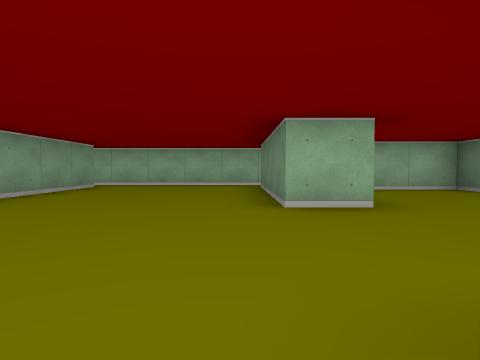
view 1 (above)

17 first-person views from a walk through a cub3D level. The camera is about half as high as the walls, tilts 2° down and sees 75° across. The floor is counted in squares. Each view is taken from the middle of a square. On the plan, view 1 faces up. The plan holds only what a view shows up to about 9 squares ahead; the rest is blank.

view 2
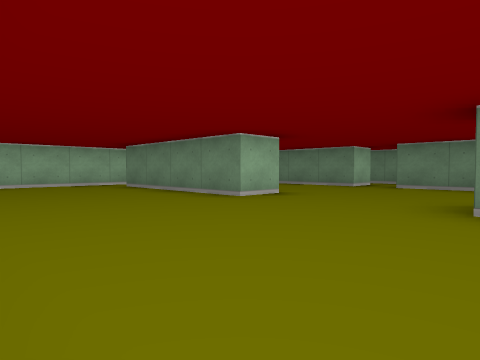

view 3
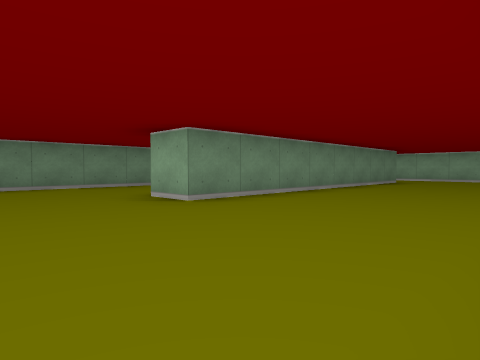

view 4
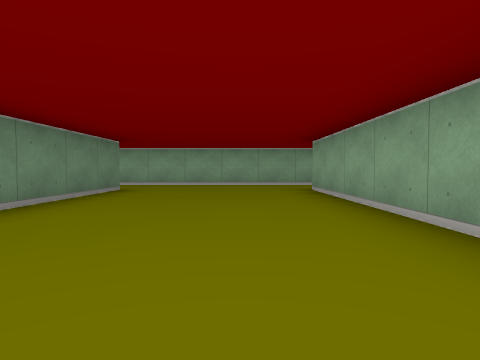

view 5
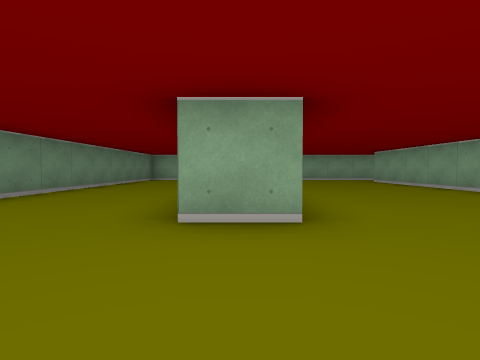

view 6
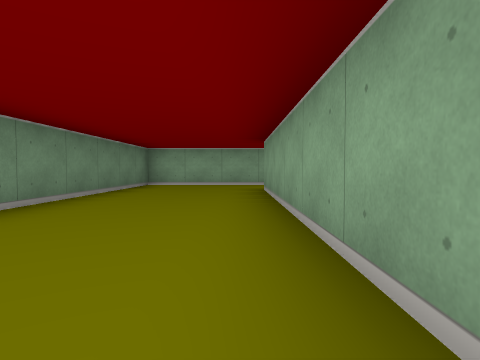

view 7
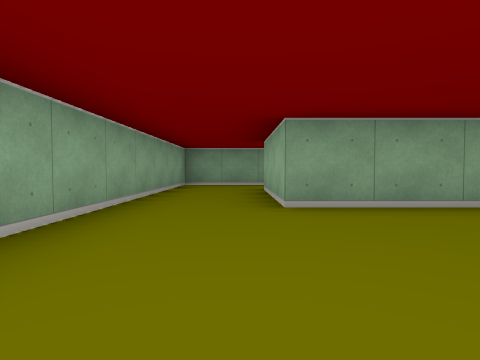

view 8
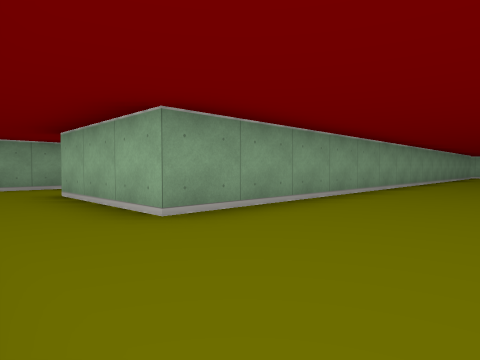

view 9
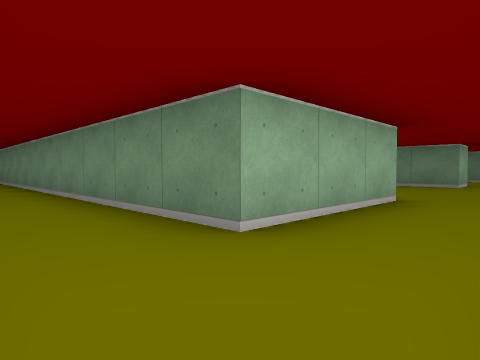

view 10
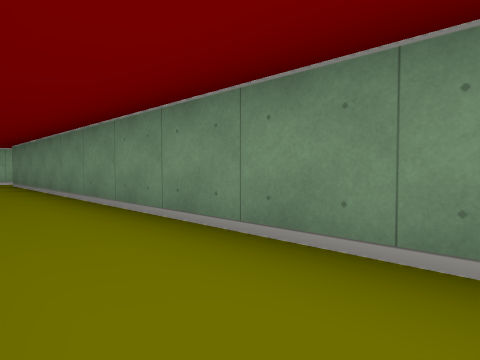

view 11
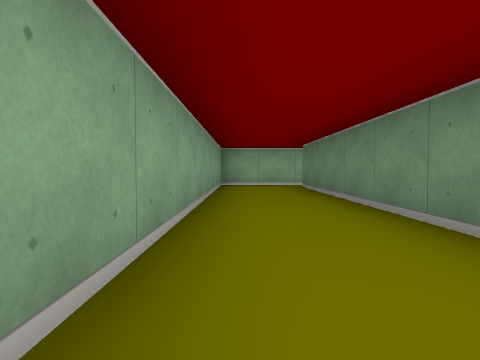

view 12
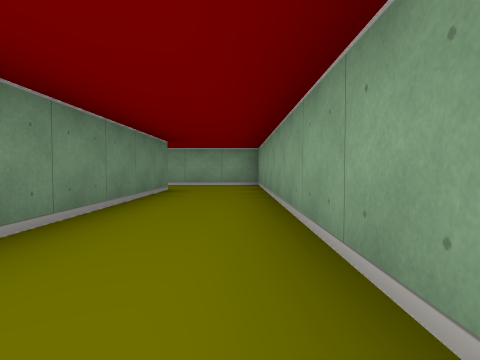

view 13
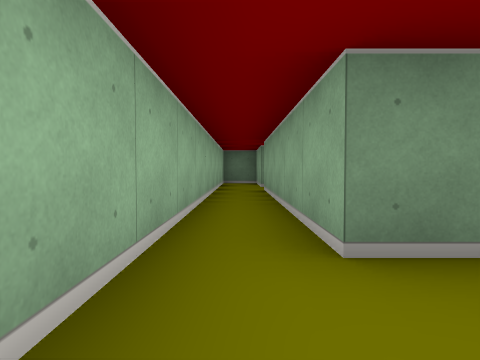

view 14
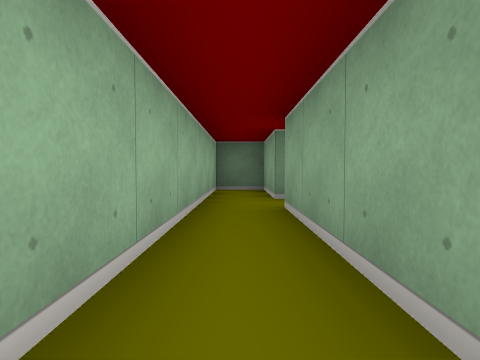

view 15
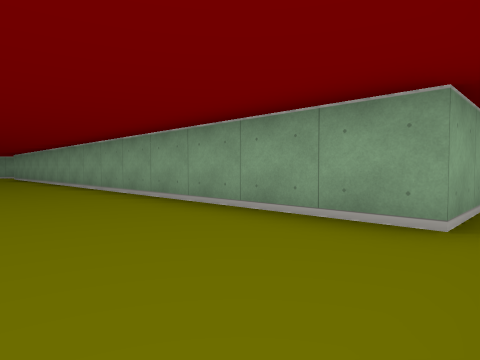

view 16
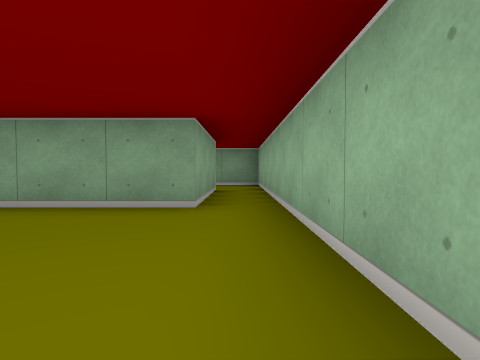

view 17
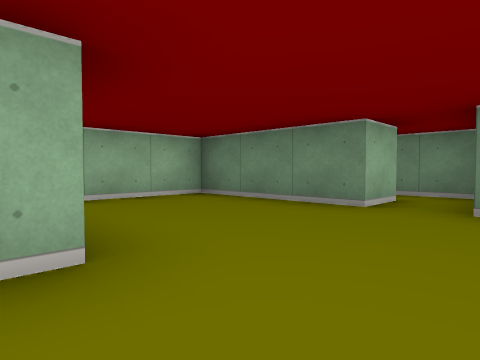

### Floor plan
Points are (right, up) in squares from view 1. A wall is a line through its corners. A room is listed if a view was taken in it or the views show most of it. See-through windows are left out.
Room 1 (views 1, 2, 3, 4, 5, 6, 7, 8, 9, 10, 11, 12, 13, 14, 15, 16, 17)
walls: (1.5, -1.6) (1.5, -7.5) (0.5, -7.5) (0.5, 0.5) (1.5, 0.5); (1.6, 3.5) (0.5, 3.5) (0.5, 7.5) (5.5, 7.5); (-3.5, -7.5) (-6.5, -7.5) (-6.5, 7.5) (-3.5, 7.5) (-3.5, -7.5); (4.5, 3.5) (4.5, 6.5) (2.5, 6.5); (-8.5, -1.6) (-8.5, -9.5) (4.5, -9.5) (4.5, 2.5); (5.5, 8.5) (-8.5, 8.5) (-8.5, 0.6)
ways out: opening at (5, 3); opening at (6, 8)

Where each view was taken, in squares from view 1:
view 1: 0 up, 0 right, facing up
view 2: 0 up, 3 left, facing up-right
view 3: 3 up, 3 left, facing down-right
view 4: 1 down, 2 left, facing down
view 5: 3 up, 1 right, facing down
view 6: 1 down, 2 right, facing down
view 7: 8 down, 0 right, facing left
view 8: 9 down, 1 left, facing up-left
view 9: 9 down, 8 left, facing up-right
view 10: 2 down, 8 left, facing up-right
view 11: 0 up, 8 left, facing up
view 12: 1 down, 8 left, facing down
view 13: 8 up, 1 left, facing right
view 14: 8 up, 2 right, facing right
view 15: 8 up, 1 left, facing down-left
view 16: 8 up, 0 right, facing left
view 17: 2 up, 1 right, facing up-right
